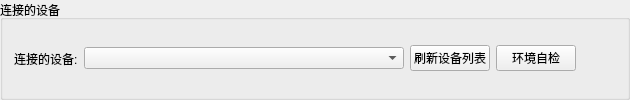
                <widget class="QGroupBox" name="iosDeviceGroup">
                 <property name="title">
                  <string>连接的设备</string>
                 </property>
                 <layout class="QHBoxLayout" name="iosDeviceLayout">
                  <item>
                   <widget class="QLabel" name="lblIosDevice">
                    <property name="text">
                     <string>连接的设备:</string>
                    </property>
                   </widget>
                  </item>
                  <item>
                   <widget class="QComboBox" name="iosDeviceCombo">
                    <property name="sizePolicy">
                     <sizepolicy hsizetype="MinimumExpanding" vsizetype="Fixed">
                      <horstretch>5</horstretch>
                      <verstretch>0</verstretch>
                     </sizepolicy>
                    </property>
                    <property name="minimumSize">
                     <size>
                      <width>320</width>
                      <height>0</height>
                     </size>
                    </property>
                   </widget>
                  </item>
                  <item>
                   <widget class="QPushButton" name="btnIosRefresh">
                    <property name="text">
                     <string>刷新设备列表</string>
                    </property>
                   </widget>
                  </item>
                  <item>
                   <widget class="QPushButton" name="btnIosEnvCheck">
                    <property name="toolTip">
                     <string>逐项校验 ios 二进制/版本/设备/隧道/开发者模式/镜像，并给出修复指引</string>
                    </property>
                    <property name="text">
                     <string>环境自检</string>
                    </property>
                   </widget>
                  </item>
                  <item>
                   <spacer name="iosDeviceSpacer">
                    <property name="orientation">
                     <enum>Qt::Orientation::Horizontal</enum>
                    </property>
                    <property name="sizeHint" stdset="0">
                     <size>
                      <width>40</width>
                      <height>20</height>
                     </size>
                    </property>
                   </spacer>
                  </item>
                 </layout>
                </widget>
